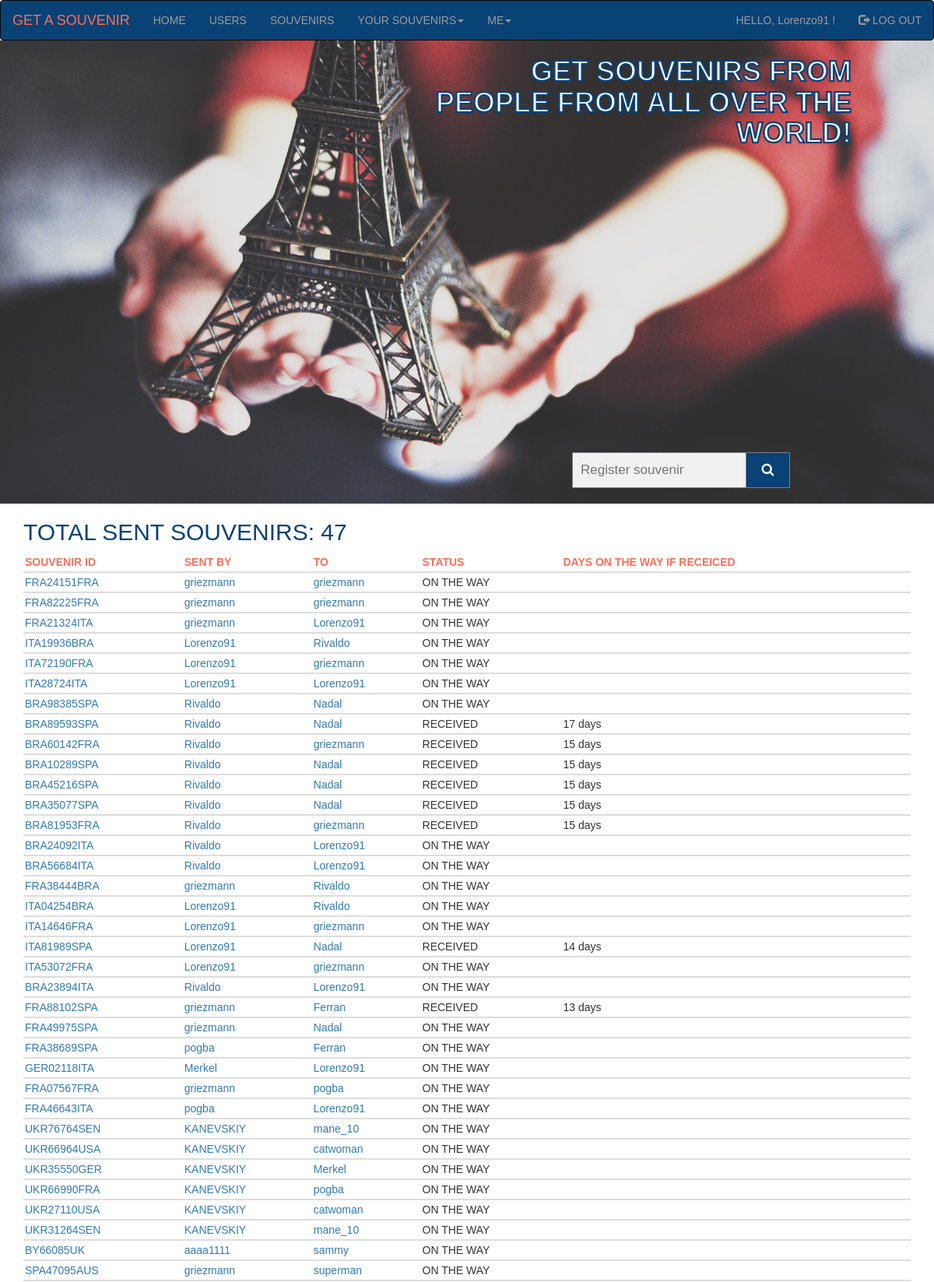
/souvenirs/ (signed in, upper part), run on the app's committed database.
### souvenirs_app/models.py (models this page shows, shortened)
class Souvenir(models.Model):
    souvenir_id = models.AutoField(primary_key=True)
    slug = models.SlugField(max_length=30, verbose_name='URL')
    send_user = models.ForeignKey(UserInfo, on_delete=models.PROTECT, related_name='send_user')
    send_date = models.DateField(auto_now_add=True)
    receive_user = models.ForeignKey(UserInfo, on_delete=models.PROTECT, related_name='receive_user')
    receive_date = models.DateField(null=True, blank=True)
    send_user_img = models.ImageField(upload_to='send/', default='no-photo.png', null=True, blank=True)
    receive_user_img = models.ImageField(upload_to='receive/', default='no-photo.png', null=True, blank=True)
    send_user_message = models.TextField(max_length=500, null=True, blank=True)
    receive_user_message = models.TextField(max_length=500, null=True, blank=True)
    STATUS_CHOICES = [
        ('ON THE WAY', 'On the way'),
        ('RECEIVED', 'Received'),
    ]
    status = models.CharField(max_length=10, choices=STATUS_CHOICES, default='ON THE WAY')
    def get_absolute_url(self):
        return reverse('souvenirs_app:souvenir', kwargs={'souvenir_slug': self.slug})
    def on_the_way(self):
        return f'{(self.receive_date - self.send_date).days} days'
    class Meta:
        verbose_name = 'Souvenir'
        verbose_name_plural = 'Souvenirs'

class UserInfo(models.Model):
    username = models.OneToOneField(User, on_delete=models.PROTECT, primary_key=True)
    slug = models.SlugField(max_length=30, verbose_name='URL')
    avatar = models.ImageField(upload_to='avatars/', default='no-avatar.jpg', null=True, blank=True)
    sex = models.CharField(max_length=6, choices=(('MALE', 'male'), ('FEMALE', 'female')))
    date_of_birthday = models.DateField(null=True, blank=True)
    country = models.ForeignKey(Country, on_delete=models.PROTECT, related_name='userinfo', unique=False)
    city = models.CharField(max_length=30)
    address = models.TextField(max_length=200)
    about = models.TextField(max_length=500, null=True, blank=True)
    def __str__(self):
        return str(self.username)
    def get_absolute_url(self):
        return reverse('souvenirs_app:user_info', kwargs={'user_info_slug': self.slug})
    class Meta:
        verbose_name = 'User_information'
        verbose_name_plural = 'User_informations'

### souvenirs_app/views.py (the view)
# urls.py: path('souvenirs/', views.SouvenirsView.as_view(), name='souvenirs'),
class SouvenirsView(ListView):
    model = Souvenir
    template_name = 'souvenirs_app/souvenirs.html'
    context_object_name = 'souvenirs'

### souvenirs_app/templates/souvenirs_app/souvenirs.html (shortened to what this page needs)
{% extends 'souvenirs_app/base.html' %}
{% block content %}
<!DOCTYPE html>
<html lang="en">
<head>
  <link rel="stylesheet" type="text/css" href="/static/tables.css">
</head>
<body>
        <h2>TOTAL SENT SOUVENIRS: {{ souvenirs.count }}</h2>
        <table class="table table-hover">
          <thead>
            <tr>
              <th>SOUVENIR ID</th>
              <th>SENT BY</th>
              <th>TO</th>
              <th>STATUS</th>
              <th>DAYS ON THE WAY IF RECEICED</th>
            </tr>
          </thead>
        {% for souvenir in souvenirs %}
          <tbody>
            <tr>
              <td><a href="{{ souvenir.get_absolute_url }}">{{ souvenir.slug }}</a></td>
              <td><a href="{{ souvenir.send_user.get_absolute_url }}">{{ souvenir.send_user }}</td>
              <td><a href="{{ souvenir.receive_user.get_absolute_url }}">{{ souvenir.receive_user }}</a></td>
              <td>{{ souvenir.status }}</td>
              {% if souvenir.status == 'RECEIVED' %}
              <td>{{ souvenir.on_the_way }}</td>
              {% endif %}
        {% endfor %}
            </tr>
          </tbody>
        </table>
      </body>
      {% endblock content %}

### souvenirs_app/templates/souvenirs_app/base.html (shortened to what this page needs)
<!DOCTYPE html>
<html lang="en">
<head>
  <link rel="stylesheet" href="https://maxcdn.bootstrapcdn.com/bootstrap/3.4.1/css/bootstrap.min.css">
  <link rel="stylesheet" href="https://cdnjs.cloudflare.com/ajax/libs/font-awesome/4.7.0/css/font-awesome.min.css">
  <link rel="stylesheet" type="text/css" href="/static/base.css">
</head>
<body style="margin-top: 0px;">
<nav class="navbar navbar-inverse">
  <div class="container-fluid">
    <div class="navbar-header">
      <a class="navbar-brand" href="{% url 'souvenirs_app:index' %}">GET A SOUVENIR</a>
    </div>
    <ul class="nav navbar-nav">
      <li><a href="{% url 'souvenirs_app:index' %}">HOME</a></li>
      <li><a href="{%  url 'souvenirs_app:user_infos' %}">USERS</a></li>
      <li><a href="{%  url 'souvenirs_app:souvenirs' %}">SOUVENIRS</a></li>
      {% if user.is_authenticated %}
      <li class="dropdown"><a class="dropdown-toggle" data-toggle="dropdown" href="#">YOUR SOUVENIRS<span class="caret"></span></a>
        {% endif %}
      </li>
      <li class="dropdown"><a class="dropdown-toggle" data-toggle="dropdown" href="#">ME<span class="caret"></span></a>
      </li>
    </ul>
    <ul class="nav navbar-nav navbar-right">
      {% if user.is_authenticated %}
      <li><a href="{% url 'souvenirs_app:my_info' request.user %}"> HELLO, {{ user.get_username }} !</a></li>
      <li><a href="{% url 'users:logout' %}"><span class="glyphicon glyphicon-log-out"></span> LOG OUT</a></li>
      {% else %}
      <li><a href="{% url 'users:register' %}"><span class="glyphicon glyphicon-list-alt"></span> REGISTER</a></li>
      <li><a href="{% url 'users:login' %}"><span class="glyphicon glyphicon-log-in"></span> LOG IN</a></li>
      {% endif %}
    </ul>
  </div>
</nav>
<main>
  <section class="title-section">
    <div class="wrapper-title-section">
      <h1>Get souvenirs from people from all over the world!</h1>
        <form class="example" action="{% url 'souvenirs_app:search_souvenir' %}" method="get">
          <input type="text" placeholder="Register souvenir" name="search" >
          <button type="submit"><i class="fa fa-search"></i></button>
        </form>
    </div>
  </section>
</main>
<div class="container mt-3">
{% block content %}{% endblock content %}
</div>
</body>
</html>

### static/base.css (style rules this page uses)
* { margin: 0; box-sizing: border-box; font-style: normal; font-family: 'Trebuchet MS', 'Lucida Sans Unicode', 'Lucida Grande', 'Lucida Sans', Arial, sans-serif; }
.navbar { margin-bottom: 0; background-color: #094275; }
.navbar-inverse .navbar-brand { color: #FF6E59; }
.title-section { background-image: url("/static/background-1-1.jpg"); background-repeat: no-repeat; background-position: center; background-size: cover; color: #FF6E59; display: flex; justify-content: flex-end; }
.wrapper-title-section { width: 650px; display: flex; flex-direction: column; }
.wrapper-title-section h1 { text-align: end; text-transform: uppercase; margin-right: 50px; font-size: 36px; font-weight:900; max-width: 544px; max-height: 99px; color: #FFFFFF; -webkit-text-stroke-width: medium; -webkit-text-stroke-color: #094275; }
.wrapper-title-section form { margin: auto; max-width: 300px; margin-top: 400px; margin-bottom: 20px; }
form.example input[type=text] { padding: 10px; font-size: 17px; border: 1px solid grey; float: left; width: 80%; background: #f1f1f1; }
form.example button { float: left; width: 20%; padding: 10px; background: #094275; color: white; font-size: 17px; border: 1px solid grey; border-left: none; cursor: pointer; }
form.example::after { content: ""; clear: both; display: table; }

### static/tables.css (style rules this page uses)
* { font-style: normal; font-family: 'Trebuchet MS', 'Lucida Sans Unicode', 'Lucida Grande', 'Lucida Sans', Arial, sans-serif; }
h2 { color: #094275; }
.table>thead>tr>th { color: #FF6E59; }
.table>tbody>tr>td, .table>tbody>tr>th, .table>tfoot>tr>td, .table>tfoot>tr>th, .table>thead>tr>td, .table>thead>tr>th { padding: 2px; }
body { margin: 0 0; }

### data on the page
Souvenir: slug "FRA24151FRA", send_user "griezmann", receive_user "griezmann", status "ON THE WAY"
Souvenir: slug "FRA82225FRA", send_user "griezmann", receive_user "griezmann", status "ON THE WAY"
Souvenir: slug "FRA21324ITA", send_user "griezmann", receive_user "Lorenzo91", status "ON THE WAY"
Souvenir: slug "ITA19936BRA", send_user "Lorenzo91", receive_user "Rivaldo", status "ON THE WAY"
Souvenir: slug "ITA72190FRA", send_user "Lorenzo91", receive_user "griezmann", status "ON THE WAY"
Souvenir: slug "ITA28724ITA", send_user "Lorenzo91", receive_user "Lorenzo91", status "ON THE WAY"
Souvenir: slug "BRA98385SPA", send_user "Rivaldo", receive_user "Nadal", status "ON THE WAY"
Souvenir: slug "BRA89593SPA", send_user "Rivaldo", receive_user "Nadal", status "RECEIVED", on_the_way "17 days"
Souvenir: slug "BRA60142FRA", send_user "Rivaldo", receive_user "griezmann", status "RECEIVED", on_the_way "15 days"
Souvenir: slug "BRA10289SPA", send_user "Rivaldo", receive_user "Nadal", status "RECEIVED", on_the_way "15 days"
Souvenir: slug "BRA45216SPA", send_user "Rivaldo", receive_user "Nadal", status "RECEIVED", on_the_way "15 days"
Souvenir: slug "BRA35077SPA", send_user "Rivaldo", receive_user "Nadal", status "RECEIVED", on_the_way "15 days"
Souvenir: slug "BRA81953FRA", send_user "Rivaldo", receive_user "griezmann", status "RECEIVED", on_the_way "15 days"
Souvenir: slug "BRA24092ITA", send_user "Rivaldo", receive_user "Lorenzo91", status "ON THE WAY"
Souvenir: slug "BRA56684ITA", send_user "Rivaldo", receive_user "Lorenzo91", status "ON THE WAY"
Souvenir: slug "FRA38444BRA", send_user "griezmann", receive_user "Rivaldo", status "ON THE WAY"
Souvenir: slug "ITA04254BRA", send_user "Lorenzo91", receive_user "Rivaldo", status "ON THE WAY"
Souvenir: slug "ITA14646FRA", send_user "Lorenzo91", receive_user "griezmann", status "ON THE WAY"
Souvenir: slug "ITA81989SPA", send_user "Lorenzo91", receive_user "Nadal", status "RECEIVED", on_the_way "14 days"
Souvenir: slug "ITA53072FRA", send_user "Lorenzo91", receive_user "griezmann", status "ON THE WAY"
Souvenir: slug "BRA23894ITA", send_user "Rivaldo", receive_user "Lorenzo91", status "ON THE WAY"
Souvenir: slug "FRA88102SPA", send_user "griezmann", receive_user "Ferran", status "RECEIVED", on_the_way "13 days"
Souvenir: slug "FRA49975SPA", send_user "griezmann", receive_user "Nadal", status "ON THE WAY"
Souvenir: slug "FRA38689SPA", send_user "pogba", receive_user "Ferran", status "ON THE WAY"
Souvenir: slug "GER02118ITA", send_user "Merkel", receive_user "Lorenzo91", status "ON THE WAY"
Souvenir: slug "FRA07567FRA", send_user "griezmann", receive_user "pogba", status "ON THE WAY"
Souvenir: slug "FRA46643ITA", send_user "pogba", receive_user "Lorenzo91", status "ON THE WAY"
Souvenir: slug "UKR76764SEN", send_user "KANEVSKIY", receive_user "mane_10", status "ON THE WAY"
Souvenir: slug "UKR66964USA", send_user "KANEVSKIY", receive_user "catwoman", status "ON THE WAY"
Souvenir: slug "UKR35550GER", send_user "KANEVSKIY", receive_user "Merkel", status "ON THE WAY"
Souvenir: slug "UKR66990FRA", send_user "KANEVSKIY", receive_user "pogba", status "ON THE WAY"
Souvenir: slug "UKR27110USA", send_user "KANEVSKIY", receive_user "catwoman", status "ON THE WAY"
Souvenir: slug "UKR31264SEN", send_user "KANEVSKIY", receive_user "mane_10", status "ON THE WAY"
Souvenir: slug "BY66085UK", send_user "aaaa1111", receive_user "sammy", status "ON THE WAY"
Souvenir: slug "SPA47095AUS", send_user "griezmann", receive_user "superman", status "ON THE WAY"

### other printed values
{{ user.get_username }} "Lorenzo91"
{{ souvenirs.count }} "47"
